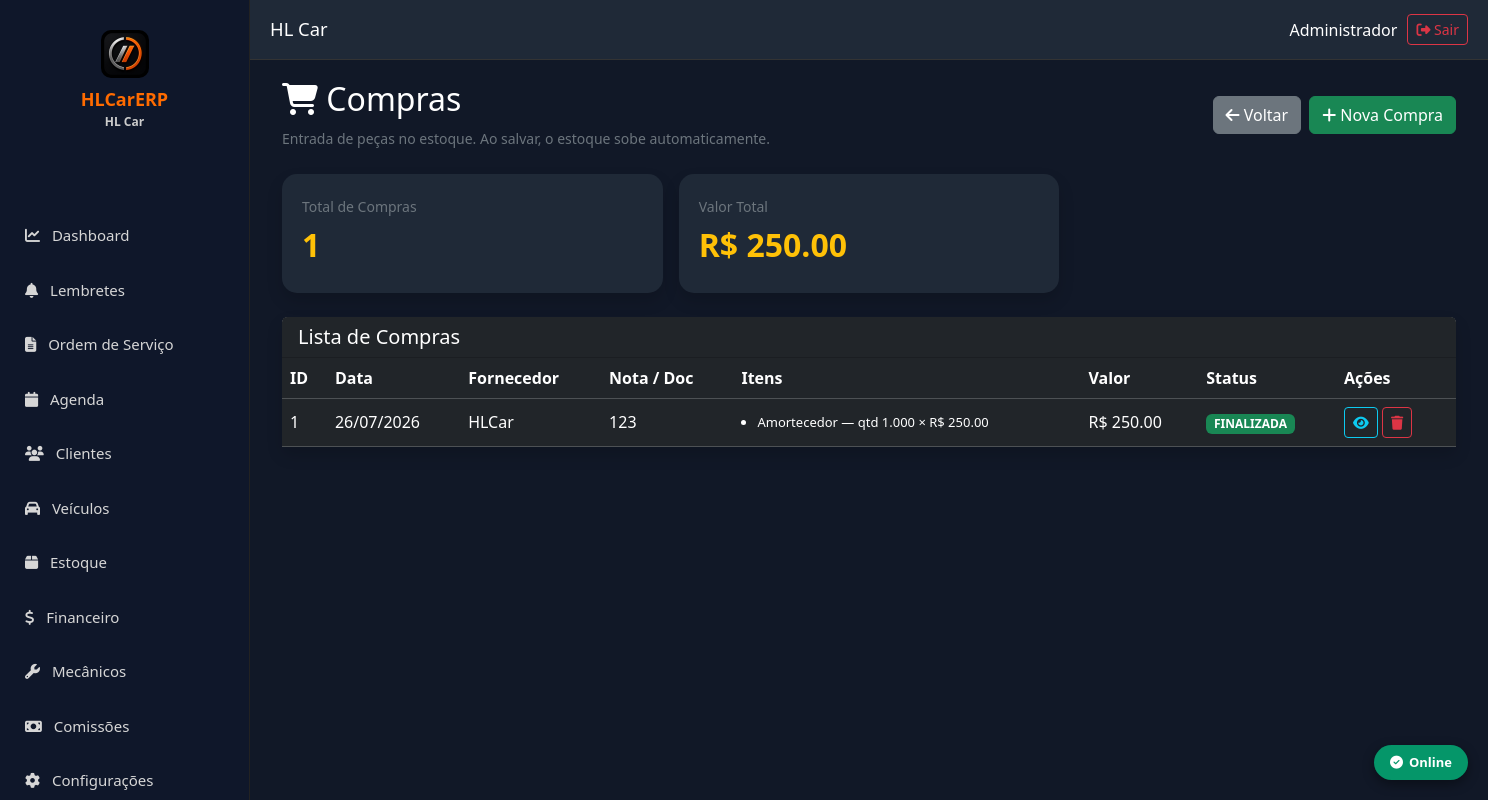
The page /compras (signed in) on the database as committed earlier.
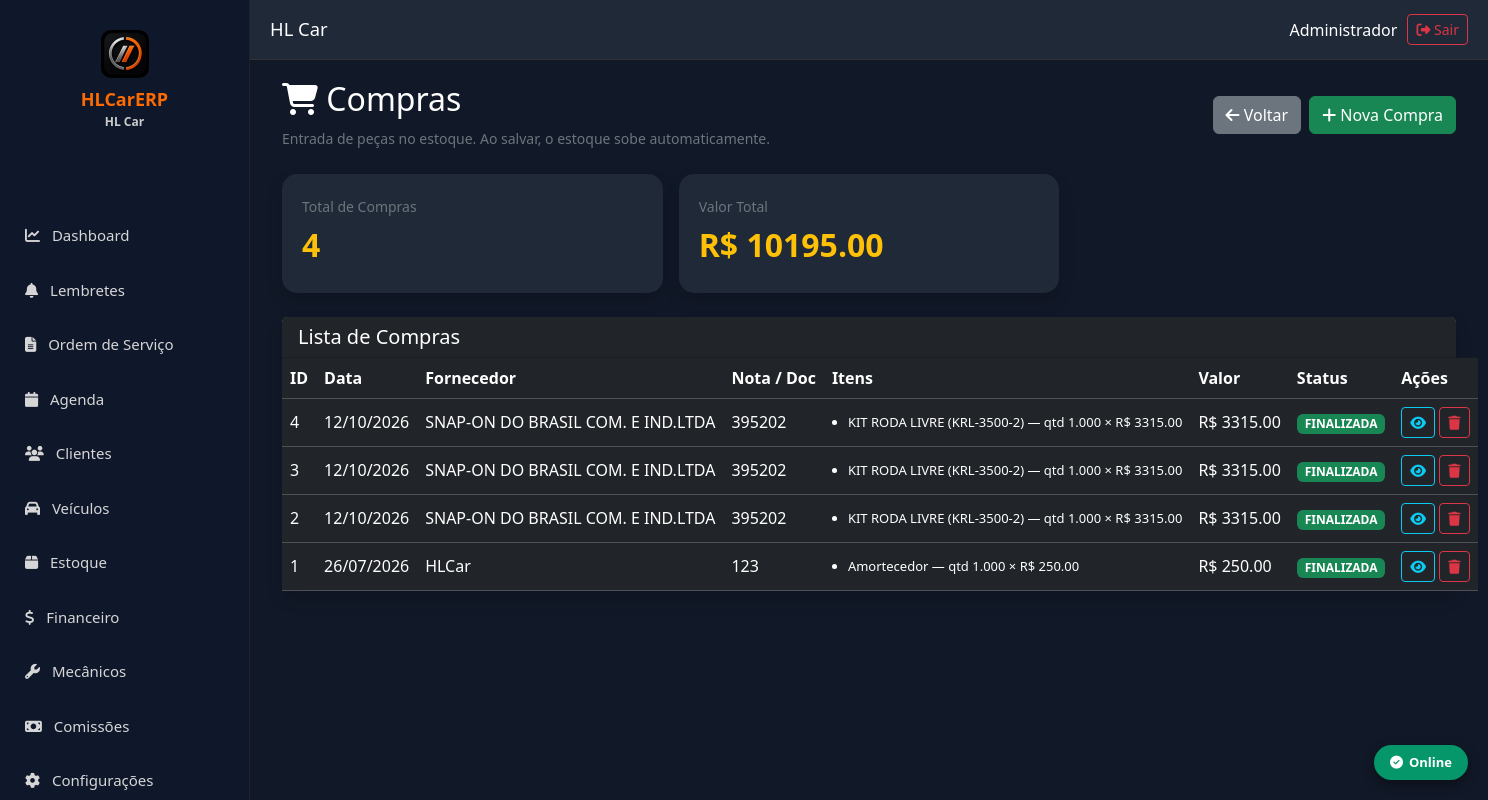
The same page on the database as committed later.
### models.py (models this page shows)
class Compra(db.Model):
    __tablename__ = "compras"
    id = db.Column(db.Integer, primary_key=True)
    empresa_id = db.Column(db.Integer, db.ForeignKey("empresas.id"), nullable=False, index=True)
    fornecedor_id = db.Column(db.Integer, db.ForeignKey("fornecedores.id"), nullable=False, index=True)
    numero_nf = db.Column(db.String(30))
    serie_nf = db.Column(db.String(10))
    chave_nf = db.Column(db.String(60))
    data_emissao = db.Column(db.DateTime)
    data_entrada = db.Column(db.DateTime, default=datetime.utcnow)
    frete = db.Column(Numeric(18, 2), default=0)
    seguro = db.Column(Numeric(18, 2), default=0)
    desconto = db.Column(Numeric(18, 2), default=0)
    outras_despesas = db.Column(Numeric(18, 2), default=0)
    ipi = db.Column(Numeric(18, 2), default=0)
    icms = db.Column(Numeric(18, 2), default=0)
    pis = db.Column(Numeric(18, 2), default=0)
    cofins = db.Column(Numeric(18, 2), default=0)
    valor_total = db.Column(Numeric(18, 2), default=0)
    status = db.Column(db.String(20), default="ABERTA")
    observacoes = db.Column(db.Text)
    criado_em = db.Column(db.DateTime, default=datetime.utcnow)
    alterado_em = db.Column(db.DateTime, default=datetime.utcnow, onupdate=datetime.utcnow)
    empresa = db.relationship("Empresa")
    fornecedor = db.relationship("Fornecedor")
    itens = db.relationship("ItemCompra", back_populates="compra", cascade="all, delete-orphan")
    __table_args__ = (
        Index("idx_compra_data", "empresa_id", "data_entrada"),
    )

class Fornecedor(db.Model):
    __tablename__ = "fornecedores"
    id = db.Column(db.Integer, primary_key=True)
    empresa_id = db.Column(db.Integer, db.ForeignKey("empresas.id"), nullable=False)
    razao_social = db.Column(db.String(200), nullable=False)
    nome_fantasia = db.Column(db.String(200))
    cnpj = db.Column(db.String(20))
    inscricao_estadual = db.Column(db.String(30))
    telefone = db.Column(db.String(30))
    whatsapp = db.Column(db.String(30))
    email = db.Column(db.String(150))
    contato = db.Column(db.String(150))
    cep = db.Column(db.String(15))
    endereco = db.Column(db.String(200))
    numero = db.Column(db.String(20))
    complemento = db.Column(db.String(100))
    bairro = db.Column(db.String(100))
    cidade = db.Column(db.String(100))
    estado = db.Column(db.String(2))
    observacoes = db.Column(db.Text)
    ativo = db.Column(db.Boolean, default=True)
    criado_em = db.Column(db.DateTime, default=datetime.utcnow)
    alterado_em = db.Column(db.DateTime, default=datetime.utcnow, onupdate=datetime.utcnow)
    empresa = db.relationship("Empresa")
    __table_args__ = (
        Index("idx_fornecedor_nome", "empresa_id", "razao_social"),
        Index("idx_fornecedor_cnpj", "empresa_id", "cnpj"),
    )

class ItemCompra(db.Model):
    __tablename__ = "itens_compra"
    id = db.Column(db.Integer, primary_key=True)
    compra_id = db.Column(db.Integer, db.ForeignKey("compras.id"), nullable=False)
    produto_id = db.Column(db.Integer, db.ForeignKey("produtos.id"), nullable=False)
    quantidade = db.Column(Numeric(18, 3), default=0)
    valor_unitario = db.Column(Numeric(18, 2), default=0)
    desconto = db.Column(Numeric(18, 2), default=0)
    ipi = db.Column(Numeric(18, 2), default=0)
    icms = db.Column(Numeric(18, 2), default=0)
    frete_rateado = db.Column(Numeric(18, 2), default=0)
    custo_final = db.Column(Numeric(18, 2), default=0)
    valor_total = db.Column(Numeric(18, 2), default=0)
    compra = db.relationship("Compra", back_populates="itens")
    produto = db.relationship("Produto")

class Produto(db.Model):
    __tablename__ = "produtos"
    id = db.Column(db.Integer, primary_key=True)
    empresa_id = db.Column(db.Integer, db.ForeignKey("empresas.id"), nullable=False, index=True)
    categoria_id = db.Column(db.Integer, db.ForeignKey("categorias.id"), nullable=False, index=True)
    codigo = db.Column(db.String(30), nullable=False)
    codigo_barras = db.Column(db.String(100))
    descricao = db.Column(db.String(250), nullable=False)
    descricao_reduzida = db.Column(db.String(120))
    referencia = db.Column(db.String(100))
    unidade = db.Column(db.String(10), nullable=False, default="UN")
    ncm = db.Column(db.String(20))
    cest = db.Column(db.String(20))
    peso = db.Column(Numeric(18, 3), default=0)
    localizacao = db.Column(db.String(80))
    controla_estoque = db.Column(db.Boolean, default=True, nullable=False)
    permite_venda = db.Column(db.Boolean, default=True, nullable=False)
    estoque_minimo = db.Column(Numeric(18, 3), default=0)
    estoque_maximo = db.Column(Numeric(18, 3), default=0)
    estoque_atual = db.Column(Numeric(18, 3), default=0)
    estoque_reservado = db.Column(Numeric(18, 3), default=0)
    preco_compra = db.Column(Numeric(18, 2), default=0)
    preco_venda = db.Column(Numeric(18, 2), default=0)
    margem_padrao = db.Column(Numeric(18, 2), default=0)
    ativo = db.Column(db.Boolean, default=True, nullable=False)
    criado_em = db.Column(db.DateTime, default=datetime.utcnow)
    alterado_em = db.Column(db.DateTime, default=datetime.utcnow, onupdate=datetime.utcnow)
    empresa = db.relationship("Empresa")
    categoria = db.relationship("Categoria")
    fornecedores = db.relationship(
        "ProdutoFornecedor",
        back_populates="produto",
        cascade="all, delete-orphan"
    )
    __table_args__ = (
        UniqueConstraint("empresa_id", "codigo", name="uk_produto_codigo_empresa"),
        UniqueConstraint("empresa_id", "codigo_barras", name="uk_produto_barra_empresa"),
        Index("idx_produto_descricao", "empresa_id", "descricao"),
    )

### app.py (the view)
@app.route("/compras")
@login_required
def compras():
    eid = empresa_atual()
    if not eid:
        return redirect("/login")
    try:
        lista = Compra.query.filter_by(empresa_id=eid).order_by(Compra.id.desc()).all()
    except Exception:
        lista = []
    valor_compras = 0
    for c in lista:
        try:
            valor_compras += float(getattr(c, "valor_total", 0) or 0)
        except Exception:
            pass
        try:
            c.itens = ItemCompra.query.filter_by(compra_id=c.id).all()
        except Exception:
            c.itens = []
    try:
        fornecedores = Fornecedor.query.filter_by(empresa_id=eid).order_by(Fornecedor.razao_social).all()
    except Exception:
        fornecedores = []
    try:
        produtos = Produto.query.filter_by(empresa_id=eid).order_by(Produto.descricao).all()
    except Exception:
        produtos = []
    return render_template(
        "compras.html",
        compras=lista,
        valor_compras=valor_compras,
        total_compras=len(lista),
        fornecedores=fornecedores,
        produtos=produtos,
        hoje=date.today().isoformat(),
    )

### app.py (called while the page is built)
def empresa_atual():
    eid = session.get("empresa_id")
    if not eid:
        session.clear()
        return None
    return eid

@app.context_processor
def inject_empresa():
    import os
    eid = session.get("empresa_id")
    emp = Empresa.query.get(eid) if eid else None
    nome = "HLCarERP"
    logo_url = None
    if emp:
        nome = emp.nome_fantasia or emp.razao_social or "HLCarERP"
    if eid:
        pasta = os.path.join(app.root_path, "static", "uploads", "logos")
        for ext in ("png", "jpg", "jpeg", "webp"):
            caminho = os.path.join(pasta, f"{eid}.{ext}")
            if os.path.isfile(caminho):
                logo_url = url_for("static", filename=f"uploads/logos/{eid}.{ext}")
                break
    return {"empresa_nome": nome, "empresa_logo": logo_url, "empresa": emp}

### templates/compras.html (shortened to what the changed rows need)
{% extends "base.html" %}
{% block conteudo %}
<div class="container-fluid">
    <div class="d-flex justify-content-between align-items-center mb-4">
        <div>
            <h2 class="text-white">
                <i class="fa fa-shopping-cart"></i> Compras
            </h2>
        </div>
    </div>
    <div class="row g-3 mb-4">
        <div class="col-md-4">
            <div class="card-dashboard shadow">
                <small class="text-secondary">Total de Compras</small>
                <h2 class="mt-2 fw-bold text-warning">{{ total_compras }}</h2>
            </div>
        </div>
        <div class="col-md-4">
            <div class="card-dashboard shadow">
                <small class="text-secondary">Valor Total</small>
                <h2 class="mt-2 fw-bold text-warning">R$ {{ "%.2f"|format(valor_compras or 0) }}</h2>
            </div>
        </div>
    </div>
    <div class="card shadow border-0">
        <div class="card-body p-0">
            <table class="table table-dark table-hover align-middle mb-0">
                <thead>
                    <tr>
                        <th>ID</th>
                        <th>Data</th>
                        <th>Fornecedor</th>
                        <th>Nota / Doc</th>
                        <th>Itens</th>
                        <th>Valor</th>
                        <th>Status</th>
                        <th width="120">Ações</th>
                    </tr>
                </thead>
                <tbody>
                {% for c in compras %}
                    <tr>
                        <td>{{ c.id }}</td>
                        <td>
                            {% if c.data_entrada %}
                                {{ c.data_entrada.strftime('%d/%m/%Y') if c.data_entrada.strftime else c.data_entrada }}
                            {% elif c.data_emissao %}
                                {{ c.data_emissao.strftime('%d/%m/%Y') if c.data_emissao.strftime else c.data_emissao }}
                            {% else %}-{% endif %}
                        </td>
                        <td>
                            {% if c.fornecedor %}
                                {{ c.fornecedor.razao_social or c.fornecedor.nome_fantasia or '-' }}
                            {% else %}-{% endif %}
                        </td>
                        <td>{{ c.numero_nf or '-' }}</td>
                        <td>
                            {% if c.itens %}
                                <ul class="mb-0 ps-3" style="font-size:13px">
                                {% for it in c.itens %}
                                    <li>
                                        {% if it.produto %}
                                            {{ it.produto.descricao or it.produto.codigo or 'Produto' }}
                                        {% else %}
                                            Produto #{{ it.produto_id }}
                                        {% endif %}
                                        — qtd {{ it.quantidade or 0 }}
                                        × R$ {{ "%.2f"|format(it.valor_unitario or 0) }}
                                    </li>
                                {% endfor %}
                                </ul>
                            {% else %}
                                <span class="text-secondary">—</span>
                            {% endif %}
                        </td>
                        <td>R$ {{ "%.2f"|format(c.valor_total or 0) }}</td>
                        <td>
                            <span class="badge bg-success">{{ c.status or 'FINALIZADA' }}</span>
                        </td>
                        <td>
                            <a href="/compras/ver/{{ c.id }}" class="btn btn-sm btn-outline-info" title="Ver">
                                <i class="fa fa-eye"></i>
                            </a>
                            <a href="/compras/excluir/{{ c.id }}" class="btn btn-sm btn-outline-danger"
                               onclick="return confirm('Excluir a compra #{{ c.id }}?')" title="Excluir">
                                <i class="fa fa-trash"></i>
                            </a>
                        </td>
                    </tr>
                {% else %}
                    <tr>
                        <td colspan="8" class="text-center text-secondary py-5">
                            Nenhuma compra registrada ainda.
                        </td>
                    </tr>
                {% endfor %}
                </tbody>
            </table>
        </div>
    </div>
</div>
{% endblock %}

Rows that differ between the two databases and show on the page:
added Compra: id "4", data_entrada "12/10/2026", fornecedor "SNAP-ON DO BRASIL COM. E IND.LTDA", numero_nf "395202", valor_total "3315.00", status "FINALIZADA"
added ItemCompra: produto "KIT RODA LIVRE (KRL-3500-2)", quantidade "1.000", valor_unitario "3315.00", shown under "4"
added Compra: id "3", data_entrada "12/10/2026", fornecedor "SNAP-ON DO BRASIL COM. E IND.LTDA", numero_nf "395202", valor_total "3315.00", status "FINALIZADA"
added ItemCompra: produto "KIT RODA LIVRE (KRL-3500-2)", quantidade "1.000", valor_unitario "3315.00", shown under "3"
added Compra: id "2", data_entrada "12/10/2026", fornecedor "SNAP-ON DO BRASIL COM. E IND.LTDA", numero_nf "395202", valor_total "3315.00", status "FINALIZADA"
added ItemCompra: produto "KIT RODA LIVRE (KRL-3500-2)", quantidade "1.000", valor_unitario "3315.00", shown under "2"
Other text that changed with them:
{{ total_compras }}: "1" → "4"
{{ "%.2f"|format(valor_compras or 0) }}: "250.00" → "10195.00"
